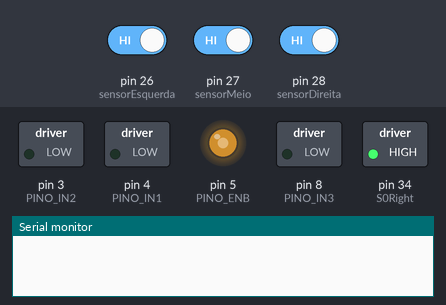
Bench run of a sketch on a simulated Arduino Mega 2560, built with avr-gcc and run on an emulated ATmega2560. On the bench: switched loads named in the sketch (green lamp = pin HIGH), output pins drawn as LEDs (lit = HIGH), the last lines printed to the serial monitor. The inputs (shaded band) are chosen by the test bench; at power-on: pin 26 (sensorEsquerda) HIGH, pin 27 (sensorMeio) HIGH, pin 28 (sensorDireita) HIGH. Pins used as bus, display or sensor lines are not drawn.

Above: at 0.1 s.
At 18.0 s:
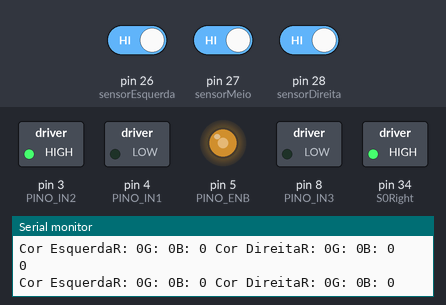
18.1 s: pin 26 (sensorEsquerda) driven LOW
At 19.2 s:
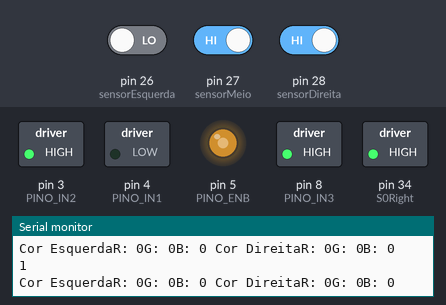
Timing chart, 0 to 21.1 s (numbered marks = the images above; inputs shaded):
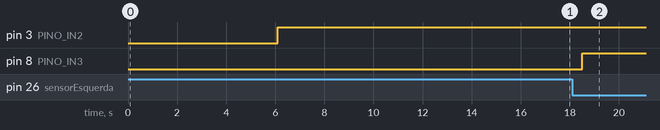

Measured:
- after the input at 18.1 s, pin 8 (PINO_IN3): LOW → HIGH after 0.40 s

The sketch:

obr_arduino.ino
```cpp
/* Motores */
const int PINO_ENA = 6;
const int PINO_ENB = 5;
const int PINO_IN1 = 4;
const int PINO_IN2 = 3;
const int PINO_IN3 = 8;
const int PINO_IN4 = 7;
/*         SENSORES DE COR     */
// Left tcs3200
#define S0Left 29
#define S1Left 30
#define S2Left 31
#define S3Left 32
#define OUTLeft 33
// Right tcs3200
#define S0Right 34
#define S1Right 35
#define S2Right 36
#define S3Right 37
#define OUTRight 38
/*         FIM DO SENSORES DE COR    */

// definição de pinos para os sensores de seguir linha
const int sensorDireita = 28;
const int sensorMeio = 27;
const int sensorEsquerda = 26;

// variaveis de controle do seguir linha
int error = 0;
// error = 0 | 100 = frente
// error = 1 = esquerda
// error = 2 = direita

int direita = 0;
int meio = 0;
int esquerda = 0;
// Right
int redFrequencyRight = 0;
int greenFrequencyRight = 0;
int blueFrequencyRight = 0;
// Left
int redFrequencyLeft = 0;
int greenFrequencyLeft = 0;
int blueFrequencyLeft = 0;

#define echoPin 6 // attach pin D2 Arduino to pin Echo of HC-SR04
#define trigPin 7 //attach pin D3 Arduino to pin Trig of HC-SR04

long duration;
int distanceForward; // CM

const int default_speed = 150;
int speed_motors = 0;

void setup() {
  // velo motores
  analogWrite(PINO_ENA, default_speed);
  analogWrite(PINO_ENB, default_speed);
  // motores
  pinMode(PINO_ENA, OUTPUT);
  pinMode(PINO_ENB, OUTPUT);
  pinMode(PINO_IN1, OUTPUT);
  pinMode(PINO_IN2, OUTPUT);
  pinMode(PINO_IN3, OUTPUT);
  pinMode(PINO_IN4, OUTPUT);
  // ultra
  pinMode(trigPin, OUTPUT); // Sets the trigPin as an OUTPUT
  pinMode(echoPin, INPUT); // Sets the echoPin as an INPUT
  // Setting the outputs colors
  pinMode(S0Left, OUTPUT);
  pinMode(S1Left, OUTPUT);
  pinMode(S2Left, OUTPUT);
  pinMode(S3Left, OUTPUT);
  pinMode(OUTLeft, INPUT);
  // 20%
  digitalWrite(S0Left, HIGH);
  digitalWrite(S1Left, LOW);
  //
  pinMode(S0Right, OUTPUT);
  pinMode(S1Right, OUTPUT);
  pinMode(S2Right, OUTPUT);
  pinMode(S3Right, OUTPUT);
  pinMode(OUTRight, INPUT);
  // 20%
  digitalWrite(S0Right, HIGH);
  digitalWrite(S1Right, LOW);

  // sensores refletancia
  pinMode(sensorDireita, INPUT);
  pinMode(sensorMeio, INPUT);
  pinMode(sensorEsquerda, INPUT);
  Serial.begin(9600);
}

void loop() {
  readColors();
  readSensors();
  calculateError();
  Serial.print(error);
  Serial.println();
  printColors();
  if (error == 0 || error == 100) {
    frente();
  } else if (error == 1) {
    // ir para frente por x tempo
    do {
      virarDireita();
      // ler os sensores e calcula o erro
      readSensors();
      calculateError();
    } while (error != 100);
  } else if (error == 2) {
    // ir para frente por x tempo
    do {
      virarEsquerda();
      // ler os sensores e calcula o erro
      readSensors();
      calculateError();
    } while (error != 100);
  }

  delay(100);
}
void readUltrassonicForward() {
  digitalWrite(trigPin, LOW);
  delayMicroseconds(2);
  digitalWrite(trigPin, HIGH);
  delayMicroseconds(10);
  digitalWrite(trigPin, LOW);
  duration = pulseIn(echoPin, HIGH);
  distanceForward = duration * 0.034 / 2; // Speed of sound wave divided by 2 (go and back)
}
void readColors() {
  digitalWrite(S2Left, LOW);
  digitalWrite(S3Left, LOW);
  redFrequencyLeft = pulseIn(OUTLeft, LOW);
  digitalWrite(S2Left, HIGH);
  digitalWrite(S3Left, HIGH);
  greenFrequencyLeft = pulseIn(OUTLeft, LOW);
  digitalWrite(S2Left, LOW);
  digitalWrite(S3Left, HIGH);
  blueFrequencyLeft = pulseIn(OUTLeft, LOW);
  // RIGHT
  digitalWrite(S2Right, LOW);
  digitalWrite(S3Right, LOW);
  redFrequencyRight = pulseIn(OUTRight, LOW);
  digitalWrite(S2Right, HIGH);
  digitalWrite(S3Right, HIGH);
  greenFrequencyRight = pulseIn(OUTRight, LOW);
  digitalWrite(S2Right, LOW);
  digitalWrite(S3Right, HIGH);
  blueFrequencyRight = pulseIn(OUTRight, LOW);
  delay(100);
}
void readSensors() {
  direita = !digitalRead(sensorDireita);
  meio = !digitalRead(sensorMeio);
  esquerda = !digitalRead(sensorEsquerda);
}

bool validateGreenLeft() {
  int counter = 0;
  for (int i = 200; i >= 0; i--) {
    readColors();
    if ((redFrequencyLeft < greenFrequencyLeft) && (blueFrequencyLeft < greenFrequencyLeft)) {
      counter++;
    }
  }
  if (counter >= 100) {
    return true;
  }
  return false;
}

bool validateGreenRight() {
  int counter = 0;
  for (int i = 200; i >= 0; i--) {
    readColors();
    if ((redFrequencyRight < greenFrequencyRight) && (blueFrequencyRight < greenFrequencyRight)) {
      counter++;
    }
  }
  if (counter >= 100) {
    return true;
  }
  return false;
}

void calculateError() {
  // adicionar condicional de verde + validate

  // condições para seguir em frente error = 0;
  if (esquerda == 1 && meio == 1 && direita == 1) {
    error = 0;
  } else if (esquerda == 0 && meio == 0 && direita == 0) {
    error = 0;
  } else if (esquerda == 0 && meio == 1 && direita == 0) {
    error = 100;
  }

  // condições para virar a esquerda
  else if (esquerda == 1 && meio == 1 && direita == 0) {
    error = 1;
  } else if (esquerda == 1 && meio == 0 && direita == 0) {
    error = 1;
  }

  // condições para virar a direita
  else if (esquerda == 0 && meio == 1 && direita == 1) {
    error = 2;
  } else if (esquerda == 0 && meio == 0 && direita == 1) {
    error = 2;
  }
}

void printColors() {
  Serial.print("Cor Esquerda");
  Serial.print("R: ");
  Serial.print(redFrequencyLeft);
  Serial.print("G: ");
  Serial.print(greenFrequencyLeft);
  Serial.print("B: ");
  Serial.print(blueFrequencyLeft);
  Serial.print(" Cor Direita");
  Serial.print("R: ");
  Serial.print(redFrequencyRight);
  Serial.print("G: ");
  Serial.print(greenFrequencyRight);
  Serial.print("B: ");
  Serial.print(blueFrequencyRight);
  Serial.println();
}

void frente() {
  digitalWrite(PINO_IN1, LOW);
  digitalWrite(PINO_IN2, HIGH);
  //
  digitalWrite(PINO_IN3, LOW);
  digitalWrite(PINO_IN4, HIGH);
}
void virarEsquerda() {
  digitalWrite(PINO_IN1, HIGH);
  digitalWrite(PINO_IN2, LOW);
  //
  digitalWrite(PINO_IN3, LOW);
  digitalWrite(PINO_IN4, HIGH);
}
void virarDireita() {
  digitalWrite(PINO_IN1, LOW);
  digitalWrite(PINO_IN2, HIGH);
  //
  digitalWrite(PINO_IN3, HIGH);
  digitalWrite(PINO_IN4, LOW);
}
void parar(int timer) {
  digitalWrite(PINO_IN1, LOW);
  digitalWrite(PINO_IN2, LOW);
  //
  digitalWrite(PINO_IN3, LOW);
  digitalWrite(PINO_IN4, LOW);
  delay(timer);
}
```

motors.cpp
```cpp
#include "motors.h"

//MOTOR1
const int ENA = 8; //PWM
const int IN1 = 7;
const int IN2 = 6;
//MOTOR2
const int ENB = 3; //PWM
const int IN3 = 5;
const int IN4 = 4;

// Setters
void setMotores() {
  // Esquerda
  pinMode(ENA, OUTPUT);
  pinMode(IN1, OUTPUT);
  pinMode(IN2, OUTPUT);

  // Direita
  pinMode(ENB, OUTPUT);
  pinMode(IN3, OUTPUT);
  pinMode(IN4, OUTPUT);

  // Iniciar Parado
  digitalWrite(IN1, LOW);
  digitalWrite(IN2, LOW);
  digitalWrite(IN3, LOW);
  digitalWrite(IN4, LOW);

  //Velocidade Inicial
  analogWrite(ENA, 200);
  analogWrite(ENB, 200);
}
void setVeloMotoresEsquerda(int velocidade) {
  analogWrite(ENA, velocidade);
}
void setVeloMotoresDireita(int velocidade) {
  analogWrite(ENB, velocidade);
}

// Movimento
// Default values:
// LOW + HIGH => FRENTE
// HIGH + LOW => TRÁS
// LOW + LOW => PARADO

void frente() {
  //MOTOR1
  digitalWrite(IN1, LOW);
  digitalWrite(IN2, HIGH);

  //MOTOR2
  digitalWrite(IN3, HIGH);
  digitalWrite(IN4, LOW);
}
void virarDireita() {
  //MOTOR1
  digitalWrite(IN1, LOW);
  digitalWrite(IN2, HIGH);

  //MOTOR2
  digitalWrite(IN3, LOW);
  digitalWrite(IN4, HIGH);
}
void virarEsquerda() {
  //MOTOR1
  digitalWrite(IN1, HIGH);
  digitalWrite(IN2, LOW);
  //MOTOR2
  digitalWrite(IN3, HIGH);
  digitalWrite(IN4, LOW);
}
void stop() {
  digitalWrite(IN1, LOW);
  digitalWrite(IN2, LOW);

  digitalWrite(IN3, LOW);
  digitalWrite(IN4, LOW);
}
```

motors.h
```cpp
#ifndef MOTORS_H
#define MOTORS_H

#include <Arduino.h>


   void setMotores();
   void frente();
   void stop();
   void virarEsquerda();
   void virarDireita();
   void setVeloMotoresEsquerda(int velocidade);
   void setVeloMotoresDireita(int velocidade);


#endif
```

sensores_frente.cpp
```cpp
#include "sensores_frente.h"
//Pinos do Sensores da Frente
int sensores_frente[3] = { 22 , 24,  23};

void setSensoresFrente() {
  for(int i = 0; i < 3; ++i){
    int index = i;
    pinMode(sensores_frente[index], INPUT);
  }
}

int getSensorFrenteDireita() {
  const int intervalo = 50;
  int estado_anterior = 0;

    if (millis() - estado_anterior > intervalo) {
      estado_anterior = millis();
      return digitalRead(sensores_frente[0]);
    }
}

int getSensorFrenteMeio() {
  const int intervalo = 50;
  int estado_anterior = 0;

    if (millis() - estado_anterior > intervalo) {
      estado_anterior = millis();
      return digitalRead(sensores_frente[1]);
    }
}

int  getSensorFrenteEsquerda() {
  const int intervalo = 50;
  int estado_anterior = 0;

    if (millis() - estado_anterior > intervalo) {
      estado_anterior = millis();
      return digitalRead(sensores_frente[2]);
    }
}
```

sensores_frente.h
```cpp
#ifndef SENSORES_FRENTE_H
#define SENSORES_FRENTE_H

#include <Arduino.h>


   void setSensoresFrente();
   int getSensorFrenteMeio();
   int getSensorFrenteEsquerda();
   int getSensorFrenteDireita();


#endif
```

sensores_meio.cpp
```cpp
#include "sensores_meio.h"
#include <tcs3200.h>

//Instancias e pinos dos sensores Utilizados;
tcs3200 colorLeft = { 29, 30, 31, 32, 33 };
tcs3200 colorRight = { 35, 36, 37, 38, 39 };
int sensores_meio[3] = { 25 , 27 , 26 };


void setSensoresMeio()
{
  for(int i = 0; i < 3; ++i) {
    int index = i;
    pinMode(sensores_meio[index], INPUT);
   }
}
int sens_pontaDireita() {
  return digitalRead(sensores_meio[0]);
}
int sens_direita() {
  return filter_color_line_right(getWhiteRight());
}
int sens_meio() {
  return digitalRead(sensores_meio[1]);
}
int sens_esquerda() {
  return filter_color_line(getWhiteLeft());
}
int sens_pontaEsquerda() {
  return digitalRead(sensores_meio[2]);
}

int getColorLeft() {
  const int intervalo = 100;
  int estado_anterior = 0;

  if (millis() - estado_anterior > intervalo) {
    estado_anterior = millis();
    int green = colorLeft.colorRead('g');
    return green;
  }
}

int getColorRight(){
  const int intervalo = 100;
  int estado_anterior = 0;

  if (millis() - estado_anterior > intervalo) {
    estado_anterior = millis();
    int green = colorRight.colorRead('g');
    return green;
  }
}
int getWhiteRight() {
   int white = colorRight.colorRead('c');
   return white;
}
int getWhiteLeft() {
  int white = colorLeft.colorRead('c');
  return white;
}
bool filter_color_green(int green, int white) {
  if(white <= 50){
    return false;
  }
  if(green <= 20){
     return false;
  }
  return true;
}
bool verificar_verde(char lado){
  int counter = 0;
  switch(lado) {
    case 'L':
      for(int i = 200; i >= 0; i--){
        if(filter_color_green(getColorLeft(), getWhiteLeft())){
             counter++;
        }
      }
      break;
     case 'R':
     for(int i = 200; i >= 0; i--){
       if(filter_color_green(getColorRight(), getWhiteRight())){
         counter++;
       }
      }
      break;
   }
  if(counter <= 100){
    return false;
   }
  return true;
}
int filter_color_line_right(int white) {
  if(white < 100)
    {
      return 1;
    }
  else
  {
    return 0;
  }
}
int filter_color_line(int white) {
  if(white < 28) {
    return 1;
  }
  else{
    return 0;
  }
}
```

sensores_meio.h
```cpp
#ifndef SENSORES_MEIO_H
#define SENSORES_MEIO_H

#include <Arduino.h>

  void setSensoresMeio();
  int sens_meio();
  int sens_direita();
  int sens_esquerda();
  int sens_pontaEsquerda();
  int sens_pontaDireita();

  int getColorLeft();
  int getWhiteLeft();
  //
  int getColorRight();
  int getWhiteRight();
  //
  bool filter_color_green(int green, int white);
  int filter_color_line(int white);
  int filter_color_line_right(int white);

  bool verificar_verde(char lado);
  void printSensoresMeio(int* data);


#endif
```
